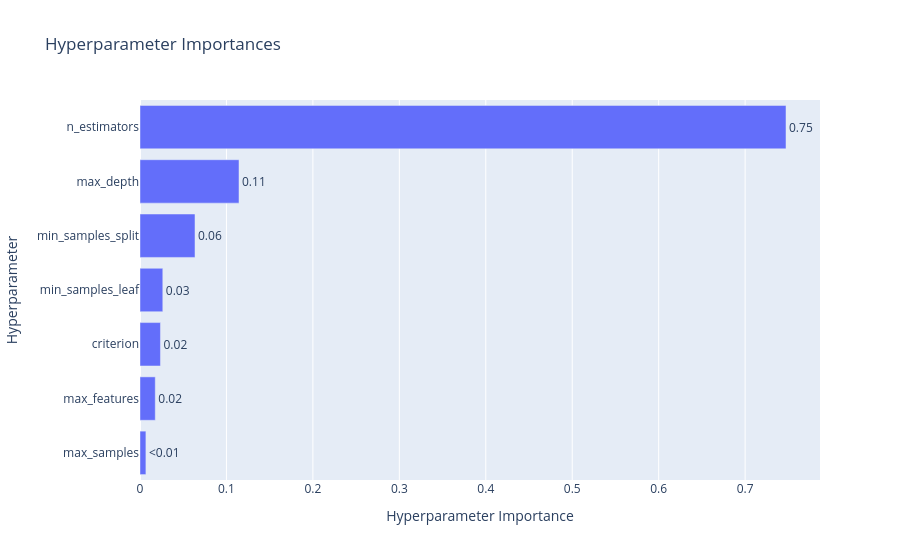

Notebook code for this chart:
### Code cell
optuna.visualization.plot_param_importances(study)

### Figure 1 — Plotly figure (JSON) as saved in the notebook; plotly's stock layout.template omitted (floating-point values rounded to 4 significant figures)
{"data": [{"cliponaxis": false, "hovertemplate": ["max_samples (FloatDistribution): 0.00683866631578494<extra></extra>", "max_features (CategoricalDistribution): 0.017665424203585463<extra></extra>", "criterion (CategoricalDistribution): 0.02367018455423912<extra></extra>", "min_samples_leaf (IntDistribution): 0.026369647491582483<extra></extra>", "min_samples_split (IntDistribution): 0.06363788213630343<extra></extra>", "max_depth (IntDistribution): 0.11453565020584534<extra></extra>", "n_estimators (IntDistribution): 0.7472825450926591<extra></extra>"], "name": "Objective Value", "orientation": "h", "text": ["<0.01", "0.02", "0.02", "0.03", "0.06", "0.11", "0.75"], "textposition": "outside", "type": "bar", "x": [0.006839, 0.01767, 0.02367, 0.02637, 0.06364, 0.1145, 0.7473], "y": ["max_samples", "max_features", "criterion", "min_samples_leaf", "min_samples_split", "max_depth", "n_estimators"]}], "layout": {"title": {"text": "Hyperparameter Importances"}, "xaxis": {"title": {"text": "Hyperparameter Importance"}}, "yaxis": {"title": {"text": "Hyperparameter"}}}}
